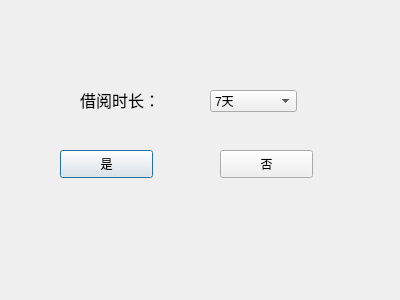
<?xml version="1.0" encoding="UTF-8"?>
<ui version="4.0">
 <class>lendtime</class>
 <widget class="QDialog" name="lendtime">
  <property name="geometry">
   <rect>
    <x>0</x>
    <y>0</y>
    <width>400</width>
    <height>300</height>
   </rect>
  </property>
  <property name="windowTitle">
   <string>Dialog</string>
  </property>
  <widget class="QLabel" name="label">
   <property name="geometry">
    <rect>
     <x>80</x>
     <y>80</y>
     <width>101</width>
     <height>41</height>
    </rect>
   </property>
   <property name="text">
    <string>&lt;html&gt;&lt;head/&gt;&lt;body&gt;&lt;p&gt;&lt;span style=&quot; font-size:12pt;&quot;&gt;借阅时长：&lt;/span&gt;&lt;/p&gt;&lt;/body&gt;&lt;/html&gt;</string>
   </property>
  </widget>
  <widget class="QPushButton" name="pushButton">
   <property name="geometry">
    <rect>
     <x>60</x>
     <y>150</y>
     <width>93</width>
     <height>28</height>
    </rect>
   </property>
   <property name="text">
    <string>是</string>
   </property>
  </widget>
  <widget class="QPushButton" name="pushButton_2">
   <property name="geometry">
    <rect>
     <x>220</x>
     <y>150</y>
     <width>93</width>
     <height>28</height>
    </rect>
   </property>
   <property name="text">
    <string>否</string>
   </property>
  </widget>
  <widget class="QComboBox" name="comboBox">
   <property name="geometry">
    <rect>
     <x>210</x>
     <y>90</y>
     <width>87</width>
     <height>22</height>
    </rect>
   </property>
   <item>
    <property name="text">
     <string>7天</string>
    </property>
   </item>
   <item>
    <property name="text">
     <string>15天</string>
    </property>
   </item>
   <item>
    <property name="text">
     <string>30天</string>
    </property>
   </item>
   <item>
    <property name="text">
     <string>三个月</string>
    </property>
   </item>
  </widget>
 </widget>
 <resources/>
 <connections/>
</ui>
